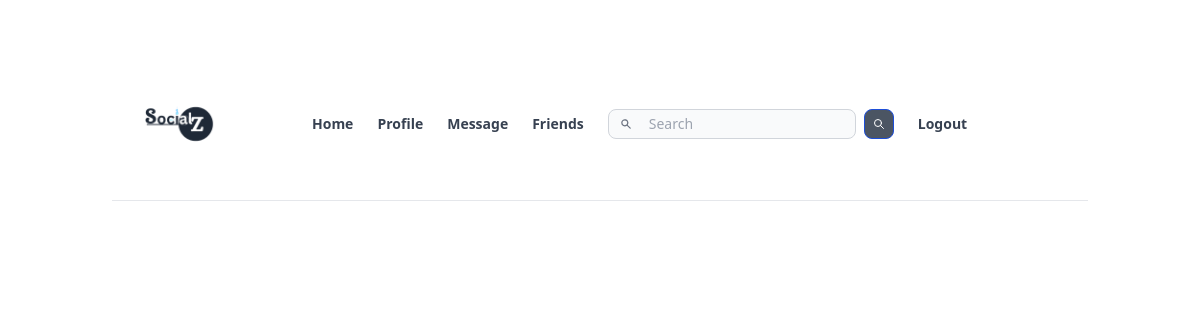
/liked.php?id=21&comment (signed in), run on an earlier commit of the app's database.
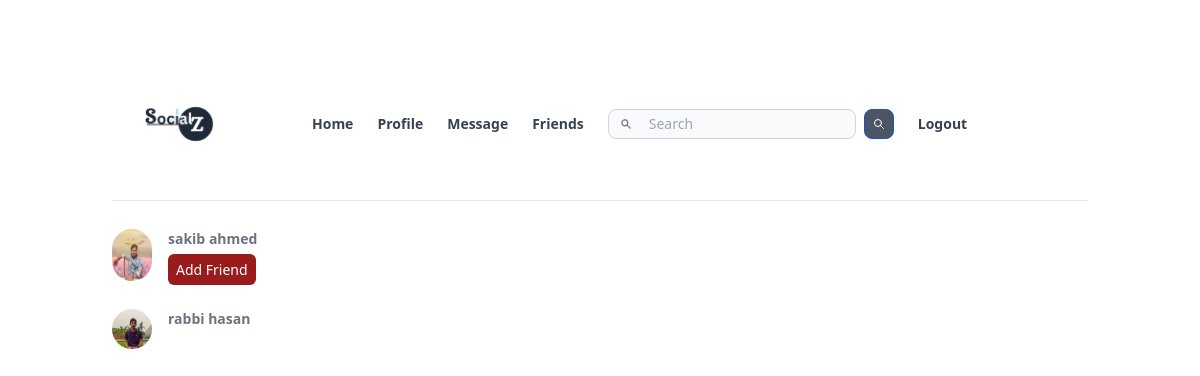
And on a later commit of the database.
### tables this page shows
CREATE TABLE `comment_likes` (
  `comment_like_id` int(11) NOT NULL,
  `liked_by` varchar(255) NOT NULL,
  `comment_id` int(11) NOT NULL,
  `time` timestamp NOT NULL DEFAULT current_timestamp() ON UPDATE current_timestamp()
);

CREATE TABLE `user_info` (
  `username` varchar(15) NOT NULL,
  `first_name` varchar(150) NOT NULL,
  `last_name` varchar(150) NOT NULL,
  `gender` varchar(15) NOT NULL,
  `email` varchar(200) NOT NULL,
  `phone_no` int(15) NOT NULL,
  `date_of_birth` date NOT NULL,
  `address` varchar(200) NOT NULL,
  `password` varchar(200) NOT NULL,
  `profile_pic` varchar(255) NOT NULL
);

### liked.php (the view)
<?php require_once "header.php"; ?>
<?php require_once "db.php"; ?>
<body>
   <?php
       if(isset($_GET["status"])){
       $id = $_GET["id"];
       $sql ="SELECT first_name, last_name, profile_pic,username,  liked_by,Time from `status_likes` LEFT JOIN  `user_info` ON status_likes.liked_by=user_info.username where status_id='.$id.'";
}
else{
    $id = $_GET["id"];
    $sql = "SELECT first_name, last_name, profile_pic,username,  liked_by,time from `comment_likes` LEFT JOIN  `user_info` ON comment_likes.liked_by=user_info.username where comment_id='.$id.'";
}
$sql_q = mysqli_query($conn, $sql);
while($likers = mysqli_fetch_array($sql_q) ){
    $username=$_SESSION["username"];
    $user=$likers['username'];
    $check_if_friend =  "SELECT * FROM `friends` where from_friend='$username' and to_friend = '$user' ";
    $friend_check_res=mysqli_query($conn,$check_if_friend);
echo'
<div class=" flex flex-row justify-content my-7 ">
<img class=" rounded-full" src="'.$likers["profile_pic"].'"   width=40 height=40/>
<div class="flex flex-col w-1/4 mx-4 "><a class="text-sm text-gray-500 font-semibold  " href=" /profile.php?username='.$likers["username"].'">'.$likers["first_name"].'  '.$likers["last_name"].'</a>';
 if(mysqli_num_rows($friend_check_res) != 0){}
 else{
 echo'<div class="mt-2"><a  href="friends.php?add='.$likers["username"].'" class="mt-4 text-sm px-2 py-1.5 bg-red-800 text-semibold text-white rounded-md "> Add Friend</a></div>';
}
echo'</div>
 </div>';
}
?>
</body>
<?php require_once "footer.php"; ?>
</html>

What changed in the data, as far as the page shows it:
added comment_likes: liked_by.profile_pic (picture), liked_by.first_name "sakib", liked_by.last_name "ahmed"
added comment_likes: liked_by.profile_pic (picture), liked_by.first_name "rabbi", liked_by.last_name "hasan"
